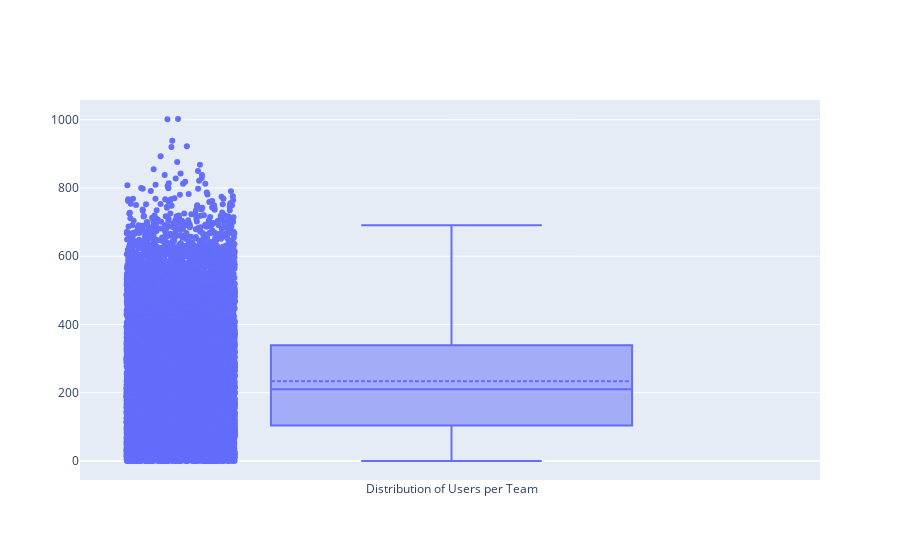

The notebook cell saved with this chart:
### Code cell
# Distribution of Users per Team
fig = go.Figure()
fig.add_trace(go.Box(y=users.team_id, boxmean=True, boxpoints='all', name="Distribution of Users per Team"))
fig.show()

### Figure 1 — Plotly figure (JSON) as saved in the notebook; plotly's stock layout.template omitted (floating-point values rounded to 4 significant figures; data arrays with more than 128 entries replaced by an {"elided": "..."} marker saying what was removed)
{"data": [{"boxmean": true, "boxpoints": "all", "name": "Distribution of Users per Team", "type": "box", "y": {"elided": "21235 int values"}}], "layout": {"autosize": true, "xaxis": {"autorange": true, "range": [-0.5052, 0.5], "type": "category"}, "yaxis": {"autorange": true, "range": [-55.67, 1058.0], "type": "linear"}}}
